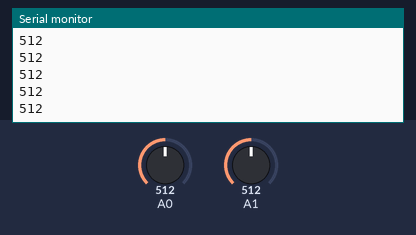
A sketch run on a simulated Arduino Uno, built with avr-gcc and run on an emulated ATmega328P. Shown: the last lines printed to the serial monitor. The inputs (shaded band) are chosen by the test bench; at power-on: A0 = 512, A1 = 512.

Above: at 1.2 s.
1.3 s: A0 set to 716
At 2.0 s:
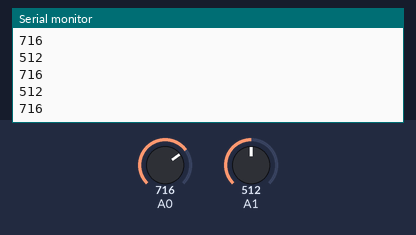
4.3 s: A1 set to 306
At 5.1 s:
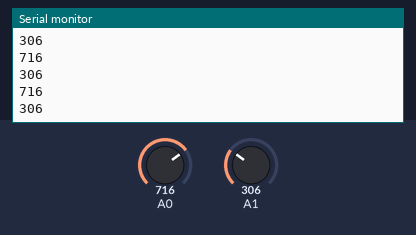
5.8 s: A0 set to 900
At 6.5 s:
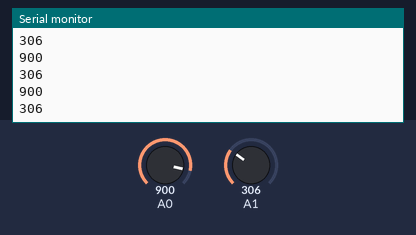
7.3 s: A1 set to 122
At 8.2 s:
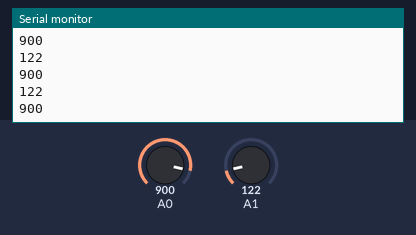
Timing chart, 0 to 9.8 s (numbered marks = the images above; inputs shaded):
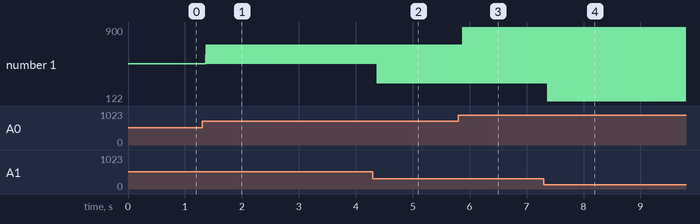

The sketch:

pendulo.ino
```cpp
void setup() {
  Serial.begin(9600);
}

void loop() {
  Serial.print(analogRead(A0));
  Serial.println(" ");
  Serial.print(analogRead(A1));
  Serial.println(" ");
  delay(0.1);
}
```

Measured:
- after the input at 1.3 s, the serial monitor: prints a new line after 0.07 s (image 1)
- after the input at 4.3 s, the serial monitor: prints a new line after 0.07 s (image 2)
- after the input at 5.8 s, the serial monitor: prints a new line after 0.08 s (image 3)
- after the input at 7.3 s, the serial monitor: prints a new line after 0.07 s (image 4)
- plotted number 1: 512 → 306 after the input at 4.3 s, 306 → 122 after the input at 7.3 s
